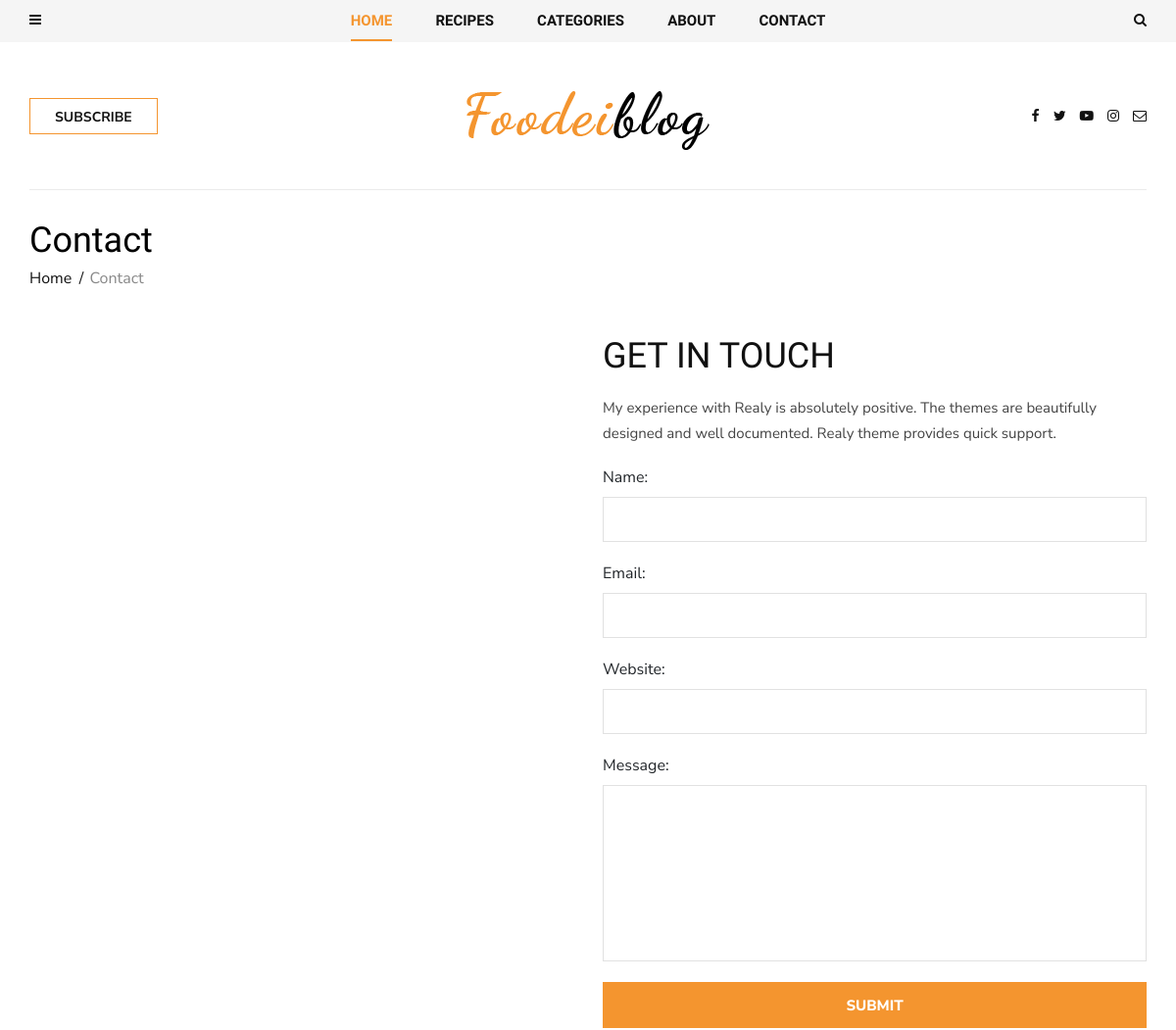
The app's page /contact/ (upper part), older data.
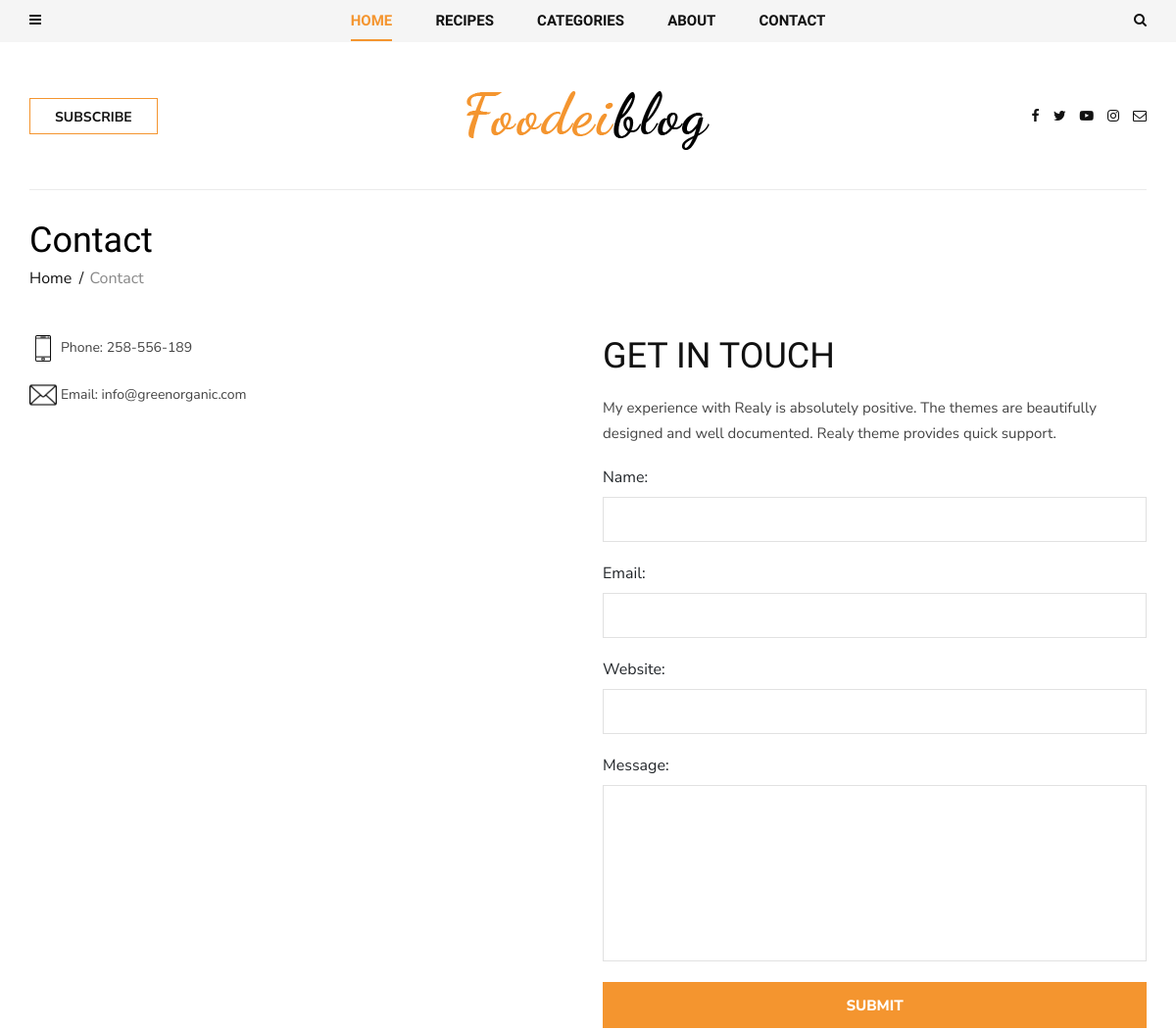
The same page, newer data.
### contact/models.py (models this page shows, shortened)
class ContactLink(models.Model):
    icon = models.FileField(upload_to='icons/')
    name = models.CharField(max_length=200)

### contact/views.py (the view)
# urls.py: path('contact/', views.ContactView.as_view(), name='contact'),
class ContactView(View):
    def get(self, request):
        contacts = ContactLink.objects.all()
        form = ContactForm()
        context = {
            'contacts': contacts,
            'form': form
        }
        return render(request, 'contact/contact.html', context)

### contact/forms.py
class ContactForm(forms.ModelForm):
    class Meta:
        model = ContactModel
        fields = '__all__'

### blog/models.py (called while the page is built)
    def get_absolute_url(self):
        return reverse('post_single', kwargs={'slug': self.category.slug, 'post_slug': self.slug})

### blog/templatetags/menu_tags.py (called while the page is built)
@register.inclusion_tag('blog/include/tags/top_menu.html')
def get_categories():
    category = Category.objects.all()
    return {'list_category': category}

@register.inclusion_tag('blog/include/tags/recipes_tag.html')
def get_last_posts():
    posts = Post.objects.select_related('category').order_by('-id')[:5]
    return {'list_last_post': posts}

### templates/contact/contact.html (shortened to what this page needs)
{% extends 'base.html' %}
{% block content %}
<section class="contact spad">
    <div class="container">
        <div class="contact__text">
            <div class="row">
                <div class="col-lg-12">
                    <div class="breadcrumb__text">
                        <h2>Contact</h2>
                        <div class="breadcrumb__option">
                            <a href="#">Home</a>
                            <span>Contact</span>
                        </div>
                    </div>
                </div>
            </div>
            <div class="row">
                <div class="col-lg-6 col-md-6">
                    <div class="contact__widget">
                        <ul>
                            {% for contact in contacts %}
                            <li>
                                <img class="contact_icon" src="{{ contact.icon.url }}" alt="">
                                <span>{{ contact.name }}</span>
                            </li>
                            {% endfor %}
                        </ul>
                    </div>
                </div>
                <div class="col-lg-6 col-md-6">
                    <div class="contact__form">
                        <div class="contact__form__title">
                            <h2>gET IN TOUCH</h2>
                            <p>My experience with Realy is absolutely positive. The themes are beautifully designed
                                and well documented. Realy theme provides quick support.</p>
                        </div>
                        <form action="{% url 'feedback' %}" method="post">
                            {{ form }}
                            <button type="submit" class="site-btn">Submit</button>
                        </form>
                    </div>
                </div>
            </div>
        </div>
    </div>
</section>
{% endblock content %}

Row changes from the older to the newer data that the page shows:
added ContactLink: icon (picture), name "Phone: 258-556-189"
added ContactLink: icon (picture), name "Email: info@greenorganic.com"
